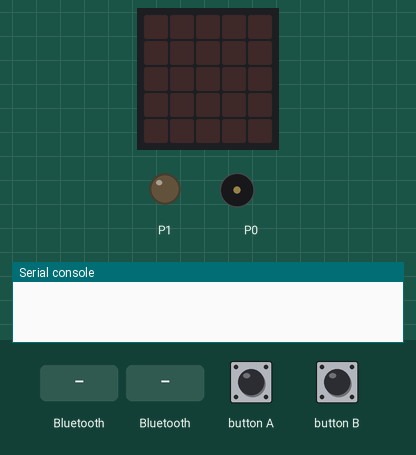
This program was run on a simulated BBC micro:bit (MakeCode). Shown: the board's 5×5 LED display, output pins drawn as LEDs (lit = HIGH), buzzer (waves = sounding), the last lines printed to the serial console. Inputs (shaded band) come from the test bench. Dim RGB values are drawn brighter than linear.

Above: at 1.2 s.
1.3 s: "activar" arrives over Bluetooth UART
At 1.4 s:
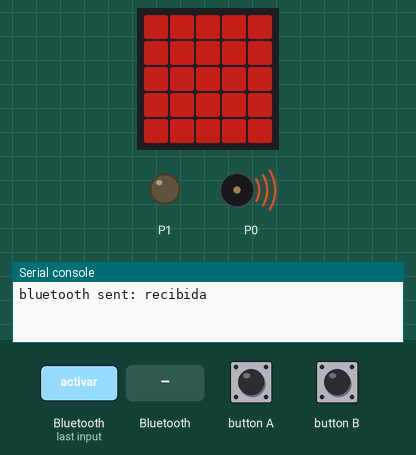
At 2.9 s:
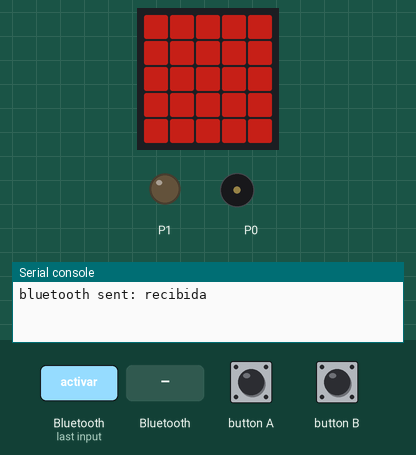
4.3 s: a phone connects over Bluetooth
Timing chart, 0 to 7.3 s (numbered marks = the images above; inputs shaded):
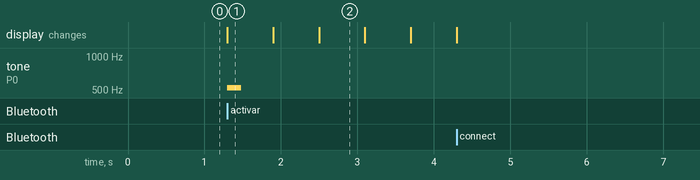

The program:

main.ts
```typescript
// Relevo — prueba técnica Android → BLE → luz/sonido.
// Cambiar a true solo después de conectar y revisar la luz cálida externa.
const USE_EXTERNAL_WARM_LIGHT = false

// Parámetros de ensayo: registrar cualquier cambio en la ficha técnica.
const MATRIX_BRIGHTNESS = 96
const EXTERNAL_LIGHT_LEVEL = 640
const SOUND_VOLUME = 72
const TONE_HZ = 523
const TONE_MS = 180
const PULSE_MS = 600
const GAP_MS = 600

let signalActive = false
let silenceRequested = false

function lightOn(): void {
    if (USE_EXTERNAL_WARM_LIGHT) {
        pins.analogWritePin(AnalogPin.P1, EXTERNAL_LIGHT_LEVEL)
    } else {
        led.setBrightness(MATRIX_BRIGHTNESS)
        led.plotAll()
    }
}

function lightOff(): void {
    pins.analogWritePin(AnalogPin.P1, 0)
    basic.clearScreen()
}

function silenceLocally(): void {
    if (!signalActive) {
        return
    }

    silenceRequested = true
    lightOff()
    music.stopAllSounds()
    bluetooth.uartWriteLine("silenciada")
}

function runSignal(): void {
    if (signalActive) {
        return
    }

    signalActive = true
    silenceRequested = false
    bluetooth.uartWriteLine("recibida")

    music.setVolume(SOUND_VOLUME)
    music.play(
        music.tonePlayable(TONE_HZ, TONE_MS),
        music.PlaybackMode.InBackground
    )

    for (let pulse = 0; pulse < 3; pulse++) {
        if (silenceRequested) {
            break
        }

        lightOn()
        basic.pause(PULSE_MS)
        lightOff()

        if (silenceRequested) {
            break
        }

        if (pulse < 2) {
            basic.pause(GAP_MS)
        }
    }

    lightOff()
    music.stopAllSounds()

    if (!silenceRequested) {
        bluetooth.uartWriteLine("terminada")
    }

    signalActive = false
}

input.onButtonPressed(Button.A, function () {
    silenceLocally()
})

input.onButtonPressed(Button.B, function () {
    silenceLocally()
})

bluetooth.onBluetoothConnected(function () {
    bluetooth.uartWriteLine("lista")
})

bluetooth.onUartDataReceived(
    serial.delimiters(Delimiters.NewLine),
    function () {
        const command = bluetooth.uartReadUntil(
            serial.delimiters(Delimiters.NewLine)
        ).trim()

        if (command == "activar" && !signalActive) {
            control.inBackground(function () {
                runSignal()
            })
        }
    }
)

lightOff()
bluetooth.startUartService()
```

Measured:
- after the input at 1.3 s, tone on P0: silent → 523 Hz at once, → silent 0.18 s later; the display: changes at once (image 1)
- what the display in image 1 shows lasts 0.6 s, from 1.3 s to 1.9 s
